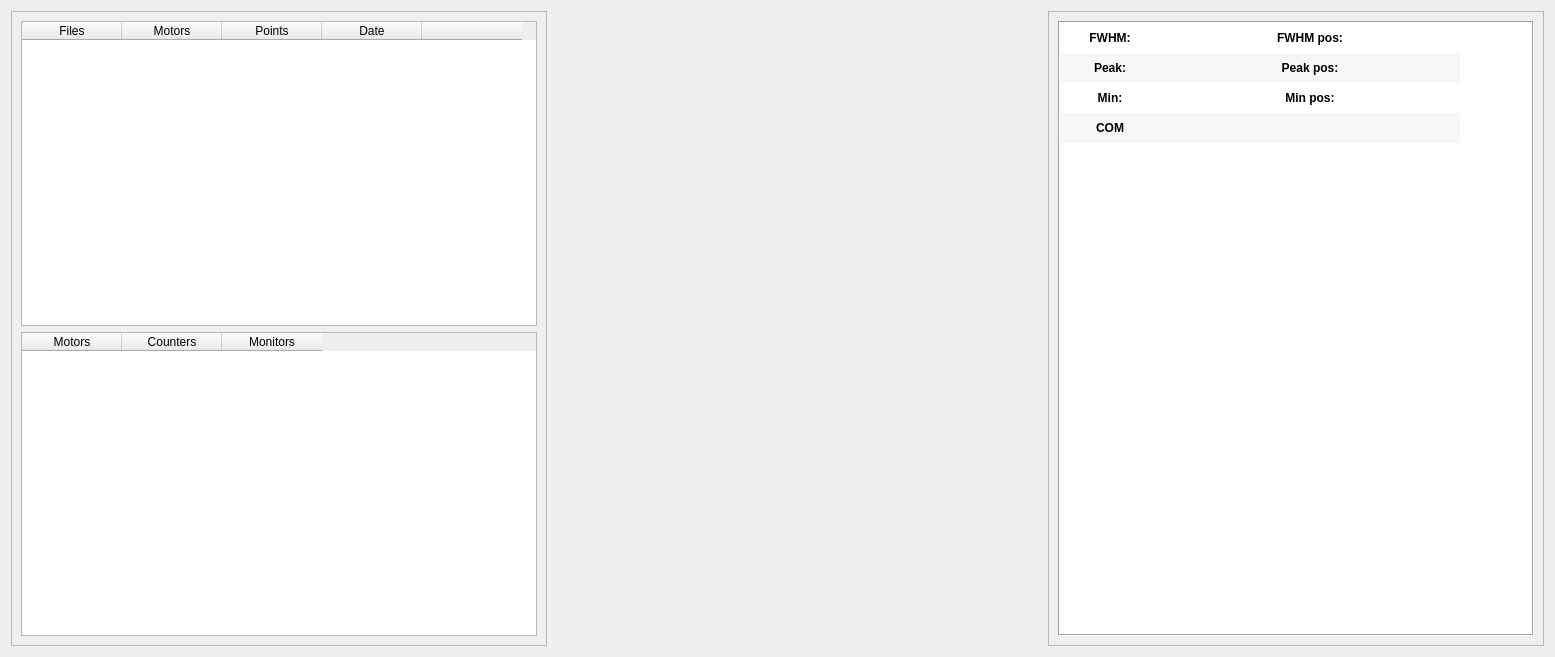
<?xml version="1.0" encoding="UTF-8"?>
<ui version="4.0">
 <class>Form</class>
 <widget class="QWidget" name="Form">
  <property name="geometry">
   <rect>
    <x>0</x>
    <y>0</y>
    <width>1555</width>
    <height>657</height>
   </rect>
  </property>
  <property name="windowTitle">
   <string>Form</string>
  </property>
  <layout class="QHBoxLayout" name="horizontalLayout_2">
   <item>
    <layout class="QHBoxLayout" name="horizontalLayout">
     <property name="spacing">
      <number>2</number>
     </property>
     <property name="leftMargin">
      <number>0</number>
     </property>
     <property name="topMargin">
      <number>0</number>
     </property>
     <property name="rightMargin">
      <number>0</number>
     </property>
     <property name="bottomMargin">
      <number>0</number>
     </property>
     <item>
      <widget class="QFrame" name="frame_left">
       <property name="minimumSize">
        <size>
         <width>200</width>
         <height>0</height>
        </size>
       </property>
       <property name="maximumSize">
        <size>
         <width>16777215</width>
         <height>16777215</height>
        </size>
       </property>
       <property name="mouseTracking">
        <bool>true</bool>
       </property>
       <property name="acceptDrops">
        <bool>true</bool>
       </property>
       <property name="frameShape">
        <enum>QFrame::StyledPanel</enum>
       </property>
       <property name="frameShadow">
        <enum>QFrame::Raised</enum>
       </property>
       <layout class="QVBoxLayout" name="verticalLayout_2">
        <item>
         <layout class="QVBoxLayout" name="verticalLayout_left">
          <property name="sizeConstraint">
           <enum>QLayout::SetDefaultConstraint</enum>
          </property>
          <property name="rightMargin">
           <number>0</number>
          </property>
          <item>
           <widget class="QTableWidget" name="tableWidget">
            <property name="sizePolicy">
             <sizepolicy hsizetype="Preferred" vsizetype="Preferred">
              <horstretch>0</horstretch>
              <verstretch>0</verstretch>
             </sizepolicy>
            </property>
            <property name="minimumSize">
             <size>
              <width>0</width>
              <height>100</height>
             </size>
            </property>
            <property name="maximumSize">
             <size>
              <width>16777215</width>
              <height>16777215</height>
             </size>
            </property>
            <property name="sizeAdjustPolicy">
             <enum>QAbstractScrollArea::AdjustToContents</enum>
            </property>
            <property name="dragEnabled">
             <bool>false</bool>
            </property>
            <property name="alternatingRowColors">
             <bool>true</bool>
            </property>
            <property name="showGrid">
             <bool>true</bool>
            </property>
            <property name="gridStyle">
             <enum>Qt::SolidLine</enum>
            </property>
            <property name="sortingEnabled">
             <bool>false</bool>
            </property>
            <attribute name="verticalHeaderVisible">
             <bool>false</bool>
            </attribute>
            <attribute name="verticalHeaderDefaultSectionSize">
             <number>30</number>
            </attribute>
            <column>
             <property name="text">
              <string>Files</string>
             </property>
            </column>
            <column>
             <property name="text">
              <string>Motors</string>
             </property>
            </column>
            <column>
             <property name="text">
              <string>Points</string>
             </property>
            </column>
            <column>
             <property name="text">
              <string>Date</string>
             </property>
            </column>
            <column>
             <property name="text">
              <string/>
             </property>
            </column>
           </widget>
          </item>
          <item>
           <widget class="QTableWidget" name="tableWidget_plot">
            <property name="sizePolicy">
             <sizepolicy hsizetype="Preferred" vsizetype="Preferred">
              <horstretch>0</horstretch>
              <verstretch>0</verstretch>
             </sizepolicy>
            </property>
            <property name="minimumSize">
             <size>
              <width>0</width>
              <height>100</height>
             </size>
            </property>
            <property name="maximumSize">
             <size>
              <width>16777215</width>
              <height>16777215</height>
             </size>
            </property>
            <property name="sizeAdjustPolicy">
             <enum>QAbstractScrollArea::AdjustIgnored</enum>
            </property>
            <property name="alternatingRowColors">
             <bool>true</bool>
            </property>
            <property name="showGrid">
             <bool>false</bool>
            </property>
            <property name="sortingEnabled">
             <bool>true</bool>
            </property>
            <property name="cornerButtonEnabled">
             <bool>true</bool>
            </property>
            <attribute name="verticalHeaderVisible">
             <bool>false</bool>
            </attribute>
            <column>
             <property name="text">
              <string>Motors</string>
             </property>
            </column>
            <column>
             <property name="text">
              <string>Counters</string>
             </property>
            </column>
            <column>
             <property name="text">
              <string>Monitors</string>
             </property>
            </column>
           </widget>
          </item>
         </layout>
        </item>
       </layout>
      </widget>
     </item>
     <item>
      <widget class="QWidget" name="widget" native="true"/>
     </item>
     <item>
      <widget class="QFrame" name="frame_right">
       <property name="minimumSize">
        <size>
         <width>0</width>
         <height>0</height>
        </size>
       </property>
       <property name="frameShape">
        <enum>QFrame::StyledPanel</enum>
       </property>
       <property name="frameShadow">
        <enum>QFrame::Raised</enum>
       </property>
       <layout class="QVBoxLayout" name="verticalLayout_3">
        <item>
         <layout class="QVBoxLayout" name="verticalLayout">
          <property name="spacing">
           <number>6</number>
          </property>
          <property name="leftMargin">
           <number>0</number>
          </property>
          <property name="topMargin">
           <number>0</number>
          </property>
          <property name="bottomMargin">
           <number>0</number>
          </property>
          <item>
           <widget class="Plot1D" name="plotwindow"/>
          </item>
          <item>
           <widget class="QTableWidget" name="tableWidget_stats">
            <property name="sizePolicy">
             <sizepolicy hsizetype="Preferred" vsizetype="Preferred">
              <horstretch>0</horstretch>
              <verstretch>0</verstretch>
             </sizepolicy>
            </property>
            <property name="minimumSize">
             <size>
              <width>0</width>
              <height>0</height>
             </size>
            </property>
            <property name="maximumSize">
             <size>
              <width>16777215</width>
              <height>16777215</height>
             </size>
            </property>
            <property name="frameShape">
             <enum>QFrame::Box</enum>
            </property>
            <property name="frameShadow">
             <enum>QFrame::Sunken</enum>
            </property>
            <property name="showDropIndicator" stdset="0">
             <bool>true</bool>
            </property>
            <property name="dragEnabled">
             <bool>false</bool>
            </property>
            <property name="dragDropOverwriteMode">
             <bool>true</bool>
            </property>
            <property name="alternatingRowColors">
             <bool>true</bool>
            </property>
            <property name="showGrid">
             <bool>false</bool>
            </property>
            <attribute name="horizontalHeaderVisible">
             <bool>false</bool>
            </attribute>
            <attribute name="horizontalHeaderDefaultSectionSize">
             <number>100</number>
            </attribute>
            <attribute name="verticalHeaderVisible">
             <bool>false</bool>
            </attribute>
            <row>
             <property name="text">
              <string/>
             </property>
            </row>
            <row>
             <property name="text">
              <string/>
             </property>
            </row>
            <row>
             <property name="text">
              <string/>
             </property>
            </row>
            <row>
             <property name="text">
              <string/>
             </property>
            </row>
            <column>
             <property name="text">
              <string/>
             </property>
            </column>
            <column>
             <property name="text">
              <string/>
             </property>
            </column>
            <column>
             <property name="text">
              <string/>
             </property>
            </column>
            <column>
             <property name="text">
              <string/>
             </property>
            </column>
            <item row="0" column="0">
             <property name="text">
              <string>FWHM:</string>
             </property>
             <property name="font">
              <font>
               <weight>75</weight>
               <bold>true</bold>
              </font>
             </property>
             <property name="textAlignment">
              <set>AlignCenter</set>
             </property>
            </item>
            <item row="0" column="1">
             <property name="text">
              <string/>
             </property>
             <property name="font">
              <font>
               <weight>75</weight>
               <bold>true</bold>
              </font>
             </property>
             <property name="textAlignment">
              <set>AlignCenter</set>
             </property>
            </item>
            <item row="0" column="2">
             <property name="text">
              <string>FWHM pos:</string>
             </property>
             <property name="font">
              <font>
               <weight>75</weight>
               <bold>true</bold>
              </font>
             </property>
             <property name="textAlignment">
              <set>AlignCenter</set>
             </property>
            </item>
            <item row="0" column="3">
             <property name="font">
              <font>
               <weight>75</weight>
               <bold>true</bold>
              </font>
             </property>
             <property name="textAlignment">
              <set>AlignCenter</set>
             </property>
            </item>
            <item row="1" column="0">
             <property name="text">
              <string>Peak:</string>
             </property>
             <property name="font">
              <font>
               <weight>75</weight>
               <bold>true</bold>
              </font>
             </property>
             <property name="textAlignment">
              <set>AlignCenter</set>
             </property>
            </item>
            <item row="1" column="1">
             <property name="font">
              <font>
               <weight>75</weight>
               <bold>true</bold>
              </font>
             </property>
             <property name="textAlignment">
              <set>AlignCenter</set>
             </property>
            </item>
            <item row="1" column="2">
             <property name="text">
              <string>Peak pos:</string>
             </property>
             <property name="font">
              <font>
               <weight>75</weight>
               <bold>true</bold>
              </font>
             </property>
             <property name="textAlignment">
              <set>AlignCenter</set>
             </property>
            </item>
            <item row="1" column="3">
             <property name="font">
              <font>
               <weight>75</weight>
               <bold>true</bold>
              </font>
             </property>
             <property name="textAlignment">
              <set>AlignCenter</set>
             </property>
            </item>
            <item row="2" column="0">
             <property name="text">
              <string>Min:</string>
             </property>
             <property name="font">
              <font>
               <weight>75</weight>
               <bold>true</bold>
              </font>
             </property>
             <property name="textAlignment">
              <set>AlignCenter</set>
             </property>
            </item>
            <item row="2" column="1">
             <property name="font">
              <font>
               <weight>75</weight>
               <bold>true</bold>
              </font>
             </property>
             <property name="textAlignment">
              <set>AlignCenter</set>
             </property>
            </item>
            <item row="2" column="2">
             <property name="text">
              <string>Min pos:</string>
             </property>
             <property name="font">
              <font>
               <weight>75</weight>
               <bold>true</bold>
              </font>
             </property>
             <property name="textAlignment">
              <set>AlignCenter</set>
             </property>
            </item>
            <item row="2" column="3">
             <property name="font">
              <font>
               <weight>75</weight>
               <bold>true</bold>
              </font>
             </property>
             <property name="textAlignment">
              <set>AlignCenter</set>
             </property>
            </item>
            <item row="3" column="0">
             <property name="text">
              <string>COM</string>
             </property>
             <property name="font">
              <font>
               <weight>75</weight>
               <bold>true</bold>
              </font>
             </property>
             <property name="textAlignment">
              <set>AlignCenter</set>
             </property>
            </item>
            <item row="3" column="1">
             <property name="font">
              <font>
               <weight>75</weight>
               <bold>true</bold>
              </font>
             </property>
             <property name="textAlignment">
              <set>AlignCenter</set>
             </property>
            </item>
           </widget>
          </item>
         </layout>
        </item>
       </layout>
      </widget>
     </item>
    </layout>
   </item>
  </layout>
 </widget>
 <customwidgets>
  <customwidget>
   <class>PlotWidget</class>
   <extends>QMainWindow</extends>
   <header>silx.gui.plot.PlotWidget</header>
   <container>1</container>
  </customwidget>
  <customwidget>
   <class>PlotWindow</class>
   <extends>PlotWidget</extends>
   <header>silx.gui.plot.PlotWindow</header>
   <container>1</container>
  </customwidget>
  <customwidget>
   <class>Plot1D</class>
   <extends>PlotWindow</extends>
   <header>silx.gui.plot.PlotWindow</header>
   <container>1</container>
  </customwidget>
 </customwidgets>
 <resources/>
 <connections/>
</ui>
